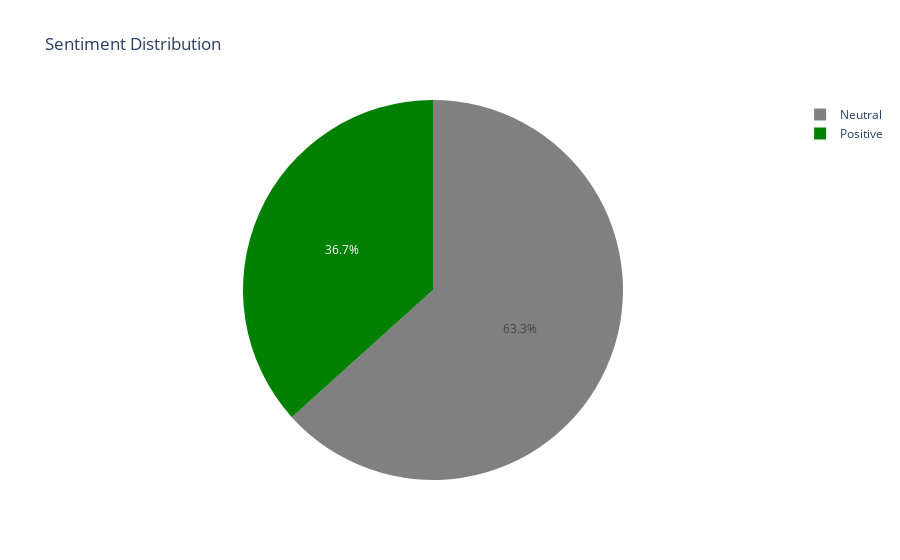

This figure's notebook cell:
### Code cell
# Create pie chart
fig = create_sentiment_pie_chart(df_from_csv)
fig.show()

### Figure 1 — Plotly figure (JSON) as saved in the notebook; plotly's stock layout.template omitted (floating-point values rounded to 4 significant figures)
{"data": [{"customdata": [["Neutral"], ["Positive"]], "domain": {"x": [0, 1], "y": [0, 1]}, "hovertemplate": "label=%{label}<br>value=%{value}<br>color=%{customdata[0]}<extra></extra>", "labels": ["Neutral", "Positive"], "legendgroup": "", "marker": {"colors": ["gray", "green"]}, "name": "", "showlegend": true, "type": "pie", "values": [19, 11]}], "layout": {"legend": {"tracegroupgap": 0}, "title": {"text": "Sentiment Distribution"}}}
